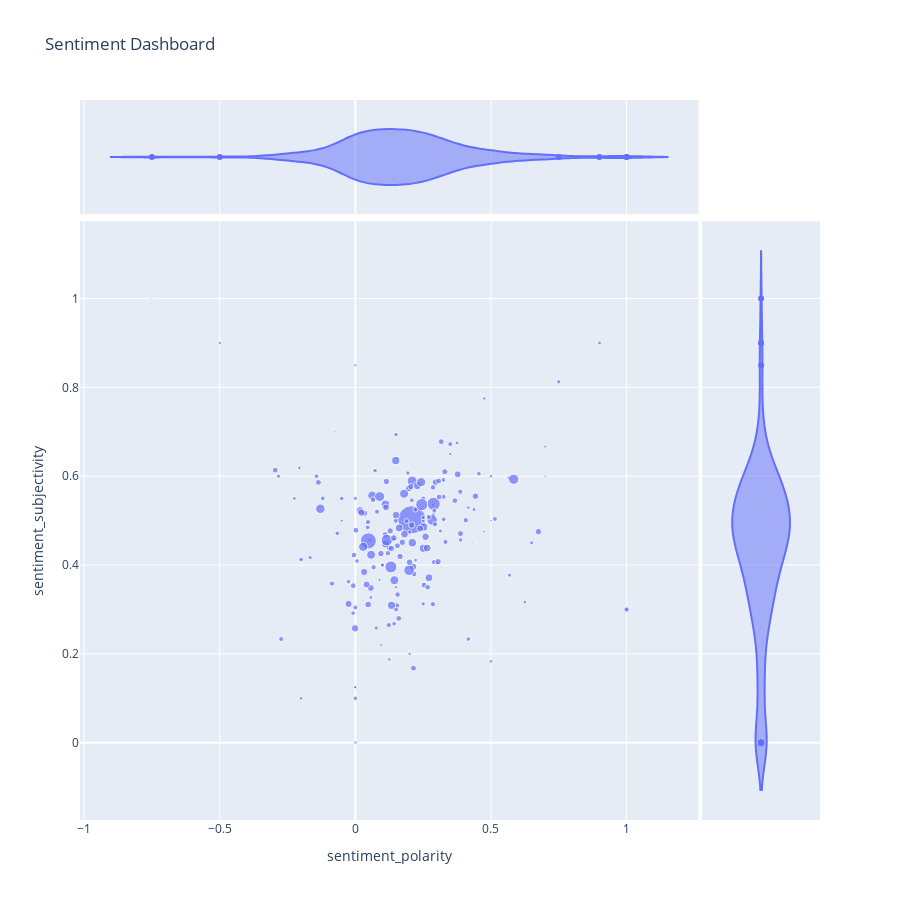

This figure's notebook cell:
### Markdown cell above
The polarity score is a float within the range [-1.0, 1.0]. The subjectivity is a float within the range [0.0, 1.0] where 0.0 is very objective and 1.0 is very subjective.

### Code cell
px.scatter(df, x="sentiment_polarity", 
           y="sentiment_subjectivity", 
           size="word_count", 
           hover_data=["text_preview", "term", "author", "permalink"], 
           title="Sentiment Dashboard", 
           marginal_y="violin",
           marginal_x="violin", 
           
             height=900,
           width=900
        #   range_x=[-1, 1],
        #   range_y=[0, 1],
           )

### Figure 1 — Plotly figure (JSON) as saved in the notebook; plotly's stock layout.template omitted (floating-point values rounded to 4 significant figures; data arrays with more than 128 entries replaced by an {"elided": "..."} marker saying what was removed)
{"data": [{"customdata": {"elided": "200x4 str values"}, "hoverlabel": {"namelength": 0}, "hovertemplate": "sentiment_polarity=%{x}<br>sentiment_subjectivity=%{y}<br>word_count=%{marker.size}<br>text_preview=%{customdata[0]}<br>term=%{customdata[1]}<br>author=%{customdata[2]}<br>permalink=%{customdata[3]}", "legendgroup": "", "marker": {"color": "#636efa", "size": {"elided": "200 int values"}, "sizemode": "area", "sizeref": 4.16, "symbol": "circle"}, "mode": "markers", "name": "", "showlegend": false, "type": "scatter", "x": {"elided": "200 float values"}, "xaxis": "x", "y": {"elided": "200 float values"}, "yaxis": "y"}, {"alignmentgroup": "True", "customdata": {"elided": "200x4 str values"}, "hoverlabel": {"namelength": 0}, "hovertemplate": "sentiment_polarity=%{x}<br>text_preview=%{customdata[0]}<br>term=%{customdata[1]}<br>author=%{customdata[2]}<br>permalink=%{customdata[3]}", "legendgroup": "", "marker": {"color": "#636efa", "symbol": "circle"}, "name": "", "offsetgroup": "", "scalegroup": "x", "showlegend": false, "type": "violin", "x": {"elided": "200 float values"}, "xaxis": "x3", "yaxis": "y3"}, {"alignmentgroup": "True", "customdata": {"elided": "200x4 str values"}, "hoverlabel": {"namelength": 0}, "hovertemplate": "sentiment_subjectivity=%{y}<br>text_preview=%{customdata[0]}<br>term=%{customdata[1]}<br>author=%{customdata[2]}<br>permalink=%{customdata[3]}", "legendgroup": "", "marker": {"color": "#636efa", "symbol": "circle"}, "name": "", "offsetgroup": "", "scalegroup": "y", "showlegend": false, "type": "violin", "xaxis": "x2", "y": {"elided": "200 float values"}, "yaxis": "y2"}], "layout": {"height": 900, "legend": {"itemsizing": "constant", "tracegroupgap": 0}, "title": {"text": "Sentiment Dashboard"}, "width": 900, "xaxis": {"anchor": "y", "autorange": true, "domain": [0, 0.8358], "range": [-1.015, 1.265], "title": {"text": "sentiment_polarity"}, "type": "linear"}, "xaxis2": {"anchor": "y2", "autorange": true, "domain": [0.8408, 1], "matches": "x2", "range": [-0.5, 0.5], "showgrid": false, "showline": false, "showticklabels": false, "ticks": "", "type": "category"}, "xaxis3": {"anchor": "y3", "autorange": true, "domain": [0, 0.8358], "matches": "x", "range": [-1.015, 1.265], "showgrid": true, "showticklabels": false, "type": "linear"}, "xaxis4": {"anchor": "y4", "domain": [0.8408, 1], "matches": "x2", "showgrid": false, "showline": false, "showticklabels": false, "ticks": ""}, "yaxis": {"anchor": "x", "autorange": true, "domain": [0, 0.8316], "range": [-0.1739, 1.174], "title": {"text": "sentiment_subjectivity"}, "type": "linear"}, "yaxis2": {"anchor": "x2", "autorange": true, "domain": [0, 0.8316], "matches": "y", "range": [-0.1739, 1.174], "showgrid": true, "showticklabels": false, "type": "linear"}, "yaxis3": {"anchor": "x3", "autorange": true, "domain": [0.8416, 1], "matches": "y3", "range": [-0.5, 0.5], "showgrid": false, "showline": false, "showticklabels": false, "ticks": "", "type": "category"}, "yaxis4": {"anchor": "x4", "domain": [0.8416, 1], "matches": "y3", "showgrid": true, "showline": false, "showticklabels": false, "ticks": ""}}}
